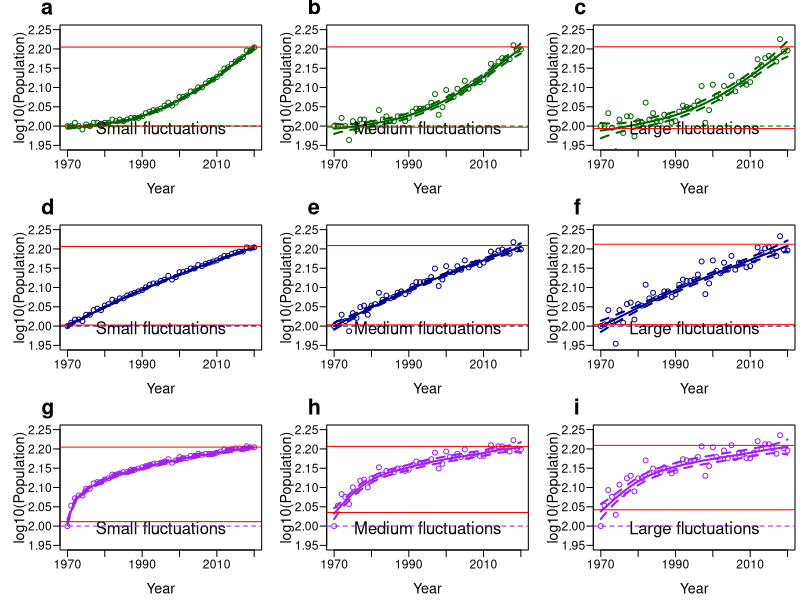

The R script that drew this image:
# Install and load package for GAM model
install.packages("mgcv")
library(mgcv)

# Set up the plot filename and dimensions
png(filename="Figure S3.png",width=22,height=22,units="cm",res=300)

# Set plot margins
par(mai=c(0.5,0.6,0.25,0.05))

# Define a 3 X 3 panel outlay
par(mfrow=c(3,3))

######################
#                    #
#      Panel A       #
#                    #
######################

# Set random seed for stochastic process
set.seed(33)

# Define duration of time-series
years <- 1970:2020
# Standardise the time-series between 0 and 1
x <- seq(0,1,l=length(years))

# define the deterministic population trend
vect_50 <- ((60*(1 + x^2.5)) + 40)
# Add random noise to time series
N <- ceiling(vect_50 + rnorm(length(vect_50),mean=0,sd=1))

# Define the GAM model
rr.gam <- gam (log10(N)~ s(years, k=ceiling(length(years)/2)) ,method="REML" )

# Make the plot, starting with the GAM prediction 
plot(rr.gam,pages=0,select=1,cex.axis=1.1, cex.lab= 1.3, mgp=c(2.5,0.6,0), shift=mean(log10(vect_50)),ylim=c(1.95,2.25),
 col="darkgreen",lwd=2,xlab="Year", shade.col=rgb(0,1,0,0.5),residuals=F,rug=F,shade=T,ylab="log10(Population)",las=1)

# Add the points from the time-series
points(log10(N)~years,pch=1,type="p",cex=1, col="darkgreen")

# Label the treatment
mtext("Small fluctuations",cex=1, side = 1, adj = 0.5, line = -2)

# Add reference lines
abline(h=c(predict(rr.gam)[1],predict(rr.gam)[51]), lty=1,col="red")
abline(h=log10(c(100,40)), lty=2,col="darkgreen")

# Label the panel
mtext("a",cex=1.3, side = 3, adj = -0.1, line = 0.6,font=2)

######################
#                    #
#      Panel B       #
#                    #
######################

# Set random seed for stochastic process
set.seed(33)

# Define duration of time-series
years <- 1970:2020
# Standardise the time-series between 0 and 1
x <- seq(0,1,l=length(years))

# define the deterministic population trend
vect_50 <- ((60*(1 + x^2.5)) + 40)
# Add random noise to time series
N <- ceiling(vect_50 + rnorm(length(vect_50),mean=0,sd=4))

# Define the GAM model
rr.gam <- gam (log10(N)~ s(years, k=ceiling(length(years)/2)) ,method="REML" )

# Make the plot, starting with the GAM prediction 
plot(rr.gam,pages=0,select=1,cex.axis=1.1, cex.lab= 1.3, mgp=c(2.5,0.6,0), shift=mean(log10(vect_50)),ylim=c(1.95,2.25),
 col="darkgreen",lwd=2,xlab="Year", shade.col=rgb(0,1,0,0.5),residuals=F,rug=F,shade=T,ylab="log10(Population)",las=1)

# Add the points from the time-series
points(log10(N)~years,pch=1,type="p",cex=1, col="darkgreen")

# Label the treatment
mtext("Medium fluctuations",cex=1, side = 1, adj = 0.5, line = -2)

# Add reference lines
abline(h=c(predict(rr.gam)[1],predict(rr.gam)[51]), lty=1,col="red")
abline(h=log10(c(100,40)), lty=2,col="darkgreen")

# Label the panel
mtext("b",cex=1.3, side = 3, adj = -0.1, line = 0.6,font=2)

######################
#                    #
#      Panel C       #
#                    #
######################

# Set random seed for stochastic process
set.seed(33)

# Define duration of time-series
years <- 1970:2020
# Standardise the time-series between 0 and 1
x <- seq(0,1,l=length(years))

# define the deterministic population trend
vect_50 <- ((60*(1 + x^2.5)) + 40)
# Add random noise to time series
N <- ceiling(vect_50 + rnorm(length(vect_50),mean=0,sd=7))

# Define the GAM model
rr.gam <- gam (log10(N)~ s(years, k=ceiling(length(years)/2)) ,method="REML" )

# Make the plot, starting with the GAM prediction 
plot(rr.gam,pages=0,select=1,cex.axis=1.1, cex.lab= 1.3, mgp=c(2.5,0.6,0), shift=mean(log10(vect_50)),ylim=c(1.95,2.25),
 col="darkgreen",lwd=2,xlab="Year", shade.col=rgb(0,1,0,0.5),residuals=F,rug=F,shade=T,ylab="log10(Population)",las=1)

# Add the points from the time-series
points(log10(N)~years,pch=1,type="p",cex=1, col="darkgreen")

# Label the treatment
mtext("Large fluctuations",cex=1, side = 1, adj = 0.5, line = -2)

# Add reference lines
abline(h=c(predict(rr.gam)[1],predict(rr.gam)[51]), lty=1,col="red")
abline(h=log10(c(100,40)), lty=2,col="darkgreen")

# Label the panel
mtext("c",cex=1.3, side = 3, adj = -0.1, line = 0.6,font=2)

######################
#                    #
#      Panel D       #
#                    #
######################

# Set random seed for stochastic process
set.seed(33)

# Define duration of time-series
years <- 1970:2020
# Standardise the time-series between 0 and 1
x <- seq(0,1,l=length(years))

# define the deterministic population trend
vect_50 <- ((60*(1 + x^1)) + 40)
# Add random noise to time series
N <- ceiling(vect_50 + rnorm(length(vect_50),mean=0,sd=1))

# Define the GAM model
rr.gam <- gam (log10(N)~ s(years, k=ceiling(length(years)/2)) ,method="REML" )

# Make the plot, starting with the GAM prediction 
plot(rr.gam,pages=0,select=1,cex.axis=1.1, cex.lab= 1.3, mgp=c(2.5,0.6,0), shift=mean(log10(vect_50)),ylim=c(1.95,2.25),
 col="darkblue",lwd=2,xlab="Year", shade.col=rgb(0,0,1,0.5),residuals=F,rug=F,shade=T,ylab="log10(Population)",las=1)

# Add the points from the time-series
points(log10(N)~years,pch=1,type="p",cex=1, col="darkblue")

# Label the treatment
mtext("Small fluctuations",cex=1, side = 1, adj = 0.5, line = -2)

# Add reference lines
abline(h=c(predict(rr.gam)[1],predict(rr.gam)[51]), lty=1,col="red")
abline(h=log10(c(100,40)), lty=2,col="darkblue")

# Label the panel
mtext("d",cex=1.3, side = 3, adj = -0.1, line = 0.6,font=2)

######################
#                    #
#      Panel E       #
#                    #
######################

# Set random seed for stochastic process
set.seed(33)

# Define duration of time-series
years <- 1970:2020
# Standardise the time-series between 0 and 1
x <- seq(0,1,l=length(years))

# define the deterministic population trend
vect_50 <- ((60*(1 + x^1)) + 40)
# Add random noise to time series
N <- ceiling(vect_50 + rnorm(length(vect_50),mean=0,sd=4))

# Define the GAM model
rr.gam <- gam (log10(N)~ s(years, k=ceiling(length(years)/2)) ,method="REML" )

# Make the plot, starting with the GAM prediction 
plot(rr.gam,pages=0,select=1,cex.axis=1.1, cex.lab= 1.3, mgp=c(2.5,0.6,0), shift=mean(log10(vect_50)),ylim=c(1.95,2.25),
 col="darkblue",lwd=2,xlab="Year", shade.col=rgb(0,0,1,0.5),residuals=F,rug=F,shade=T,ylab="log10(Population)",las=1)

# Add the points from the time-series
points(log10(N)~years,pch=1,type="p",cex=1, col="darkblue")

# Label the treatment
mtext("Medium fluctuations",cex=1, side = 1, adj = 0.5, line = -2)

# Add reference lines
abline(h=c(predict(rr.gam)[1],predict(rr.gam)[51]), lty=1,col="red")
abline(h=log10(c(100,40)), lty=2,col="darkblue")

# Label the panel
mtext("e",cex=1.3, side = 3, adj = -0.1, line = 0.6,font=2)

######################
#                    #
#      Panel F       #
#                    #
######################

# Set random seed for stochastic process
set.seed(33)

# Define duration of time-series
years <- 1970:2020
# Standardise the time-series between 0 and 1
x <- seq(0,1,l=length(years))

# define the deterministic population trend
vect_50 <- ((60*(1 + x^1)) + 40)
# Add random noise to time series
N <- ceiling(vect_50 + rnorm(length(vect_50),mean=0,sd=7))

# Define the GAM model
rr.gam <- gam (log10(N)~ s(years, k=ceiling(length(years)/2)) ,method="REML" )

# Make the plot, starting with the GAM prediction 
plot(rr.gam,pages=0,select=1,cex.axis=1.1, cex.lab= 1.3, mgp=c(2.5,0.6,0), shift=mean(log10(vect_50)),ylim=c(1.95,2.25),
 col="darkblue",lwd=2,xlab="Year", shade.col=rgb(0,0,1,0.5),residuals=F,rug=F,shade=T,ylab="log10(Population)",las=1)

# Add the points from the time-series
points(log10(N)~years,pch=1,type="p",cex=1, col="darkblue")

# Label the treatment
mtext("Large fluctuations",cex=1, side = 1, adj = 0.5, line = -2)

# Add reference lines
abline(h=c(predict(rr.gam)[1],predict(rr.gam)[51]), lty=1,col="red")
abline(h=log10(c(100,40)), lty=2,col="darkblue")

# Label the panel
mtext("f",cex=1.3, side = 3, adj = -0.1, line = 0.6,font=2)

######################
#                    #
#      Panel G       #
#                    #
######################

# Set random seed for stochastic process
set.seed(33)

# Define duration of time-series
years <- 1970:2020
# Standardise the time-series between 0 and 1
x <- seq(0,1,l=length(years))

# define the deterministic population trend
vect_50 <- ((60*(1 + x^0.4)) + 40)
# Add random noise to time series
N <- ceiling(vect_50 + rnorm(length(vect_50),mean=0,sd=1))

# Define the GAM model
rr.gam <- gam (log10(N)~ s(years, k=ceiling(length(years)/2)) ,method="REML" )

# Make the plot, starting with the GAM prediction 
plot(rr.gam,pages=0,select=1,cex.axis=1.1, cex.lab= 1.3, mgp=c(2.5,0.6,0), shift=mean(log10(vect_50)),ylim=c(1.95,2.25),
 col="purple",lwd=2,xlab="Year", shade.col=rgb(0.5,0,1,0.25),residuals=F,rug=F,shade=T,ylab="log10(Population)",las=1)

# Add the points from the time-series
points(log10(N)~years,pch=1,type="p",cex=1, col="purple")

# Label the treatment
mtext("Small fluctuations",cex=1, side = 1, adj = 0.5, line = -2)

# Add reference lines
abline(h=c(predict(rr.gam)[1],predict(rr.gam)[51]), lty=1,col="red")
abline(h=log10(c(100,40)), lty=2,col="purple")

# Label the panel
mtext("g",cex=1.3, side = 3, adj = -0.1, line = 0.6,font=2)

######################
#                    #
#      Panel H       #
#                    #
######################

# Set random seed for stochastic process
set.seed(33)

# Define duration of time-series
years <- 1970:2020
# Standardise the time-series between 0 and 1
x <- seq(0,1,l=length(years))

# define the deterministic population trend
vect_50 <- ((60*(1 + x^0.4)) + 40)
# Add random noise to time series
N <- ceiling(vect_50 + rnorm(length(vect_50),mean=0,sd=4))

# Define the GAM model
rr.gam <- gam (log10(N)~ s(years, k=ceiling(length(years)/2)) ,method="REML" )

# Make the plot, starting with the GAM prediction 
plot(rr.gam,pages=0,select=1,cex.axis=1.1, cex.lab= 1.3, mgp=c(2.5,0.6,0), shift=mean(log10(vect_50)),ylim=c(1.95,2.25),
 col="purple",lwd=2,xlab="Year", shade.col=rgb(0.5,0,1,0.25),residuals=F,rug=F,shade=T,ylab="log10(Population)",las=1)

# Add the points from the time-series
points(log10(N)~years,pch=1,type="p",cex=1, col="purple")

# Label the treatment
mtext("Medium fluctuations",cex=1, side = 1, adj = 0.5, line = -2)

# Add reference lines
abline(h=c(predict(rr.gam)[1],predict(rr.gam)[51]), lty=1,col="red")
abline(h=log10(c(100,40)), lty=2,col="purple")

# Label the panel
mtext("h",cex=1.3, side = 3, adj = -0.1, line = 0.6,font=2)

######################
#                    #
#      Panel I       #
#                    #
######################

# Set random seed for stochastic process
set.seed(33)

# Define duration of time-series
years <- 1970:2020
# Standardise the time-series between 0 and 1
x <- seq(0,1,l=length(years))

# define the deterministic population trend
vect_50 <- ((60*(1 + x^0.4)) + 40)
# Add random noise to time series
N <- ceiling(vect_50 + rnorm(length(vect_50),mean=0,sd=7))

# Define the GAM model
rr.gam <- gam (log10(N)~ s(years, k=ceiling(length(years)/2)) ,method="REML" )

# Make the plot, starting with the GAM prediction 
plot(rr.gam,pages=0,select=1,cex.axis=1.1, cex.lab= 1.3, mgp=c(2.5,0.6,0), shift=mean(log10(vect_50)),ylim=c(1.95,2.25),
 col="purple",lwd=2,xlab="Year", shade.col=rgb(0.5,0,1,0.25),residuals=F,rug=F,shade=T,ylab="log10(Population)",las=1)

# Add the points from the time-series
points(log10(N)~years,pch=1,type="p",cex=1, col="purple")

# Label the treatment
mtext("Large fluctuations",cex=1, side = 1, adj = 0.5, line = -2)

# Add reference lines
abline(h=c(predict(rr.gam)[1],predict(rr.gam)[51]), lty=1,col="red")
abline(h=log10(c(100,40)), lty=2,col="purple")

# Label the panel
mtext("i",cex=1.3, side = 3, adj = -0.1, line = 0.6,font=2)

# Close plot device and save file
dev.off()

